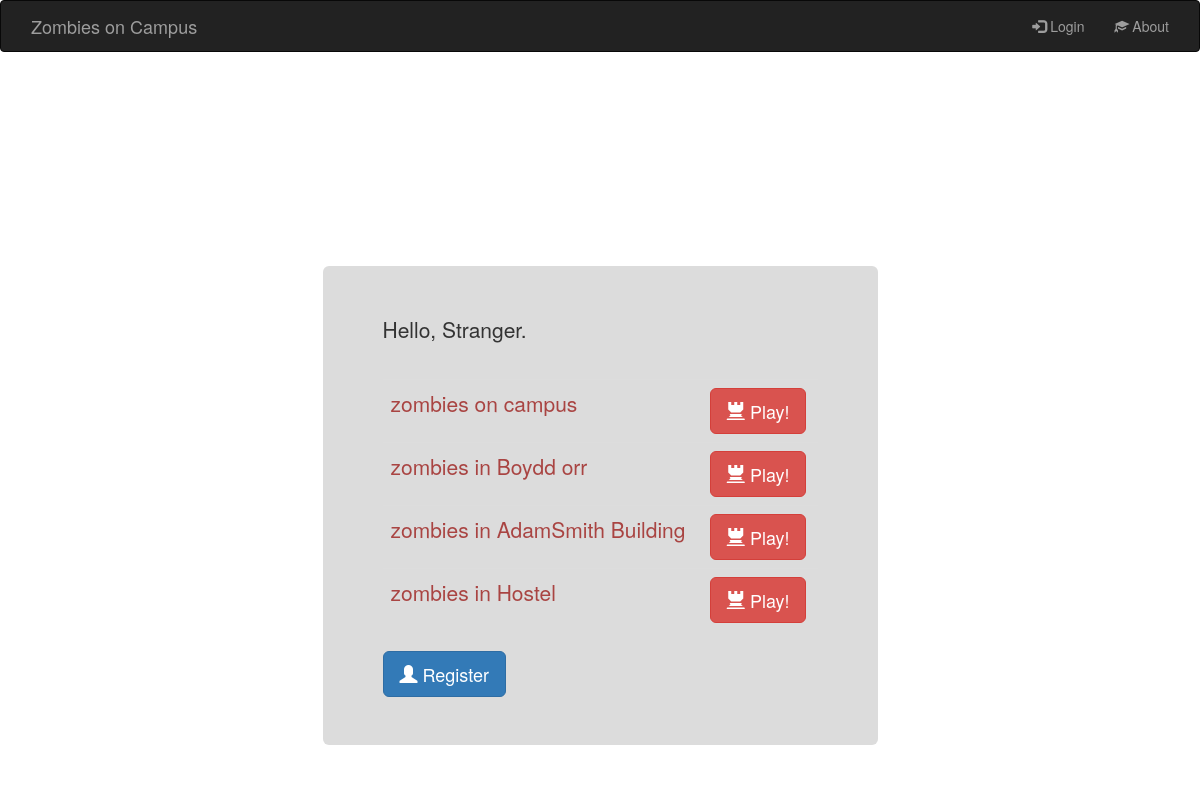
Page /zombies/ on the earlier database version.
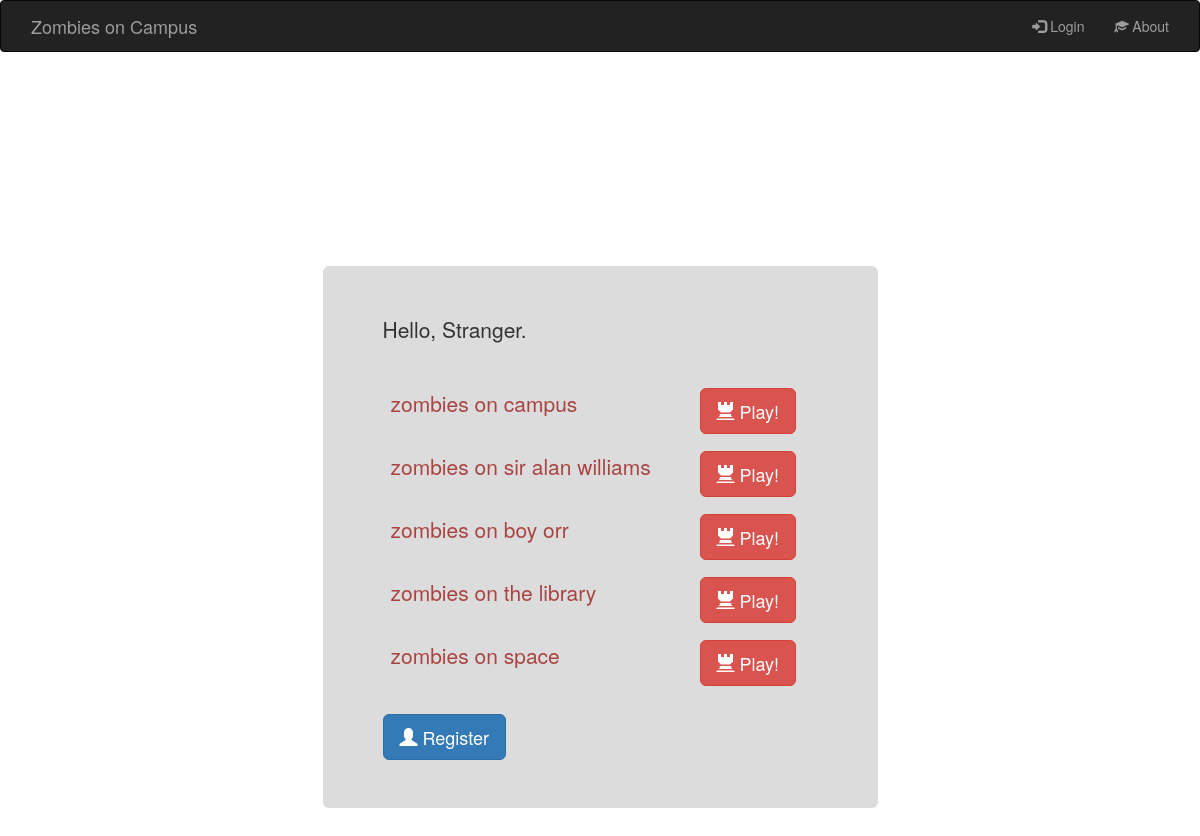
Same page on the later database version.
### zombies/models.py (models this page shows, shortened)
class Story(models.Model):
    name = models.CharField(max_length=100, unique=True)
    description = models.CharField(max_length=1000)
    visits = models.IntegerField(default=0)
    class Meta:
        verbose_name_plural = "Stories"

### zombies/views.py (the view)
def index(request):
    story_list = Story.objects.order_by('id')
    context_dict = {'stories': story_list}
    return render(request, 'zombies/index.html', context_dict)

### templates/zombies/index.html (shortened to what this page needs)
{% extends 'base.html' %}
{% load staticfiles %}
{% block body %}
    {% if user.is_authenticated %}
        <p>Hello, {{ user.username }}!</p>
    {% else %}
        <p>Hello, Stranger.</p>
    {% endif %}
    <br/>
    <table class="table table-hover">
        <tbody>
        {% if stories %}
            {% for story in stories %}
                <tr>
                    <td>
                        <p class="text-justify text-danger">{{ story.name }} </p>
                    </td>
                    <td>
                        <button class="story_start_button btn btn-lg btn-danger" type="button"
                                value="{% url 'story-point' story.id 1 %}"><span class="glyphicon glyphicon-tower"></span> Play!
                        </button>
                    </td>
                </tr>
            {% endfor %}
            </tbody>
            </table>
        {% else %}
            <strong>There are no stories present.</strong>
        {% endif %}
    {% if not user.is_authenticated %}
        <a href="/accounts/register/" class="btn btn-lg btn-primary" role="button"><span
                class="glyphicon glyphicon-user"></span> Register</a>
    {% endif %}
{% endblock %}

### templates/base.html (shortened to what this page needs)
<!DOCTYPE html>
{% load staticfiles %}
<html lang="en">
<head>
    <link href="{% static "bootstrap/css/bootstrap.min.css" %}" rel="stylesheet">
    <link href="{% static "css/page.css" %}" rel="stylesheet">
</head>
<body>
<nav class="navbar navbar-inverse">
    <div class="container-fluid">
        <div id="navbar" class="navbar-collapse collapse">
            <div class="navbar-header">
                <a class="navbar-brand" href="{% url 'home' %}">Zombies on Campus</a>
            </div>
            <ul class="nav navbar-nav  navbar-right">
                {% if not user.is_authenticated %}
                    <li><a href="{% url 'auth_login' %}"><span class="glyphicon glyphicon-log-in"></span> Login</a></li>
                {% endif %}
                <li><a href="{% url 'about' %}"><span class="glyphicon glyphicon-education"></span> About</a></li>
            </ul>
        </div>
    </div>
</nav>
 {% block profile %}
<div class="container">
    <div class="row">
        <div class="col-sm-3"></div>
        <div class="col-sm-6">
            <div id="holder" class="jumbotron">
                <div id="main_content">
                    {% block body %}{% endblock %}
                </div>
            </div>
            <div class="col-sm-3"></div>
        </div>
    </div>
</div>
{% endblock %}
</body>
</html>

### static/css/page.css (style rules this page uses)
body { background-color: #164e82; background: url("/static/images/uog.png") no-repeat center center fixed; -webkit-background-size: cover; -moz-background-size: cover; background-size: cover; -o-background-size: cover; }
#holder { margin-top: 35%; background-color: rgba(220, 220, 220, 1.0); }

Differences in the rows shown:
changed Story: name "zombies in Boydd orr" → "zombies on sir alan williams"
changed Story: name "zombies in AdamSmith Building" → "zombies on boy orr"
changed Story: name "zombies in Hostel" → "zombies on the library"
added Story: name "zombies on space"
